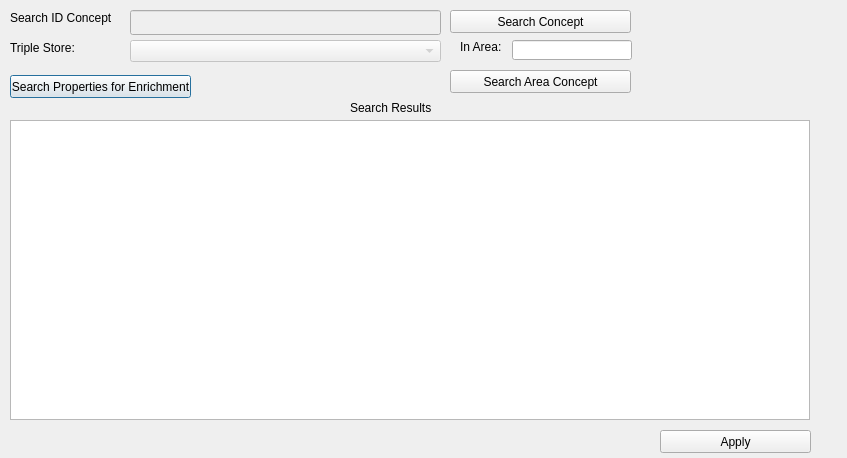
<?xml version="1.0" encoding="UTF-8"?>
<ui version="4.0">
 <class>Dialog</class>
 <widget class="QDialog" name="Dialog">
  <property name="geometry">
   <rect>
    <x>0</x>
    <y>0</y>
    <width>847</width>
    <height>458</height>
   </rect>
  </property>
  <property name="windowTitle">
   <string>Dialog</string>
  </property>
  <widget class="QLabel" name="conceptSearchLabel">
   <property name="geometry">
    <rect>
     <x>10</x>
     <y>10</y>
     <width>101</width>
     <height>16</height>
    </rect>
   </property>
   <property name="text">
    <string>Search ID Concept:</string>
   </property>
  </widget>
  <widget class="QLineEdit" name="conceptSearchEdit">
   <property name="enabled">
    <bool>false</bool>
   </property>
   <property name="geometry">
    <rect>
     <x>130</x>
     <y>10</y>
     <width>311</width>
     <height>25</height>
    </rect>
   </property>
  </widget>
  <widget class="QComboBox" name="tripleStoreEdit">
   <property name="enabled">
    <bool>false</bool>
   </property>
   <property name="geometry">
    <rect>
     <x>130</x>
     <y>40</y>
     <width>311</width>
     <height>22</height>
    </rect>
   </property>
  </widget>
  <widget class="QLabel" name="tripleStoreLabel">
   <property name="geometry">
    <rect>
     <x>10</x>
     <y>40</y>
     <width>81</width>
     <height>16</height>
    </rect>
   </property>
   <property name="text">
    <string>Triple Store:</string>
   </property>
  </widget>
  <widget class="QPushButton" name="searchButton">
   <property name="geometry">
    <rect>
     <x>10</x>
     <y>75</y>
     <width>181</width>
     <height>23</height>
    </rect>
   </property>
   <property name="text">
    <string>Search Properties for Enrichment</string>
   </property>
  </widget>
  <widget class="QListWidget" name="searchResult">
   <property name="geometry">
    <rect>
     <x>10</x>
     <y>120</y>
     <width>800</width>
     <height>300</height>
    </rect>
   </property>
  </widget>
  <widget class="QLabel" name="searchResultLabel">
   <property name="geometry">
    <rect>
     <x>350</x>
     <y>100</y>
     <width>81</width>
     <height>16</height>
    </rect>
   </property>
   <property name="text">
    <string>Search Results</string>
   </property>
  </widget>
  <widget class="QPushButton" name="searchConceptButton">
   <property name="geometry">
    <rect>
     <x>450</x>
     <y>10</y>
     <width>181</width>
     <height>23</height>
    </rect>
   </property>
   <property name="text">
    <string>Search Concept</string>
   </property>
  </widget>
  <widget class="QPushButton" name="applyButton">
   <property name="geometry">
    <rect>
     <x>660</x>
     <y>430</y>
     <width>151</width>
     <height>23</height>
    </rect>
   </property>
   <property name="text">
    <string>Apply</string>
   </property>
  </widget>
  <widget class="QLabel" name="costumpropertyLabel">
   <property name="geometry">
    <rect>
     <x>460</x>
     <y>40</y>
     <width>47</width>
     <height>14</height>
    </rect>
   </property>
   <property name="text">
    <string>In Area:</string>
   </property>
  </widget>
  <widget class="QLineEdit" name="inAreaEditText">
   <property name="geometry">
    <rect>
     <x>512</x>
     <y>40</y>
     <width>120</width>
     <height>20</height>
    </rect>
   </property>
  </widget>
  <widget class="QPushButton" name="searchButton2">
   <property name="geometry">
    <rect>
     <x>450</x>
     <y>70</y>
     <width>181</width>
     <height>23</height>
    </rect>
   </property>
   <property name="text">
    <string>Search Area Concept</string>
   </property>
  </widget>
 </widget>
 <resources/>
 <connections/>
</ui>
